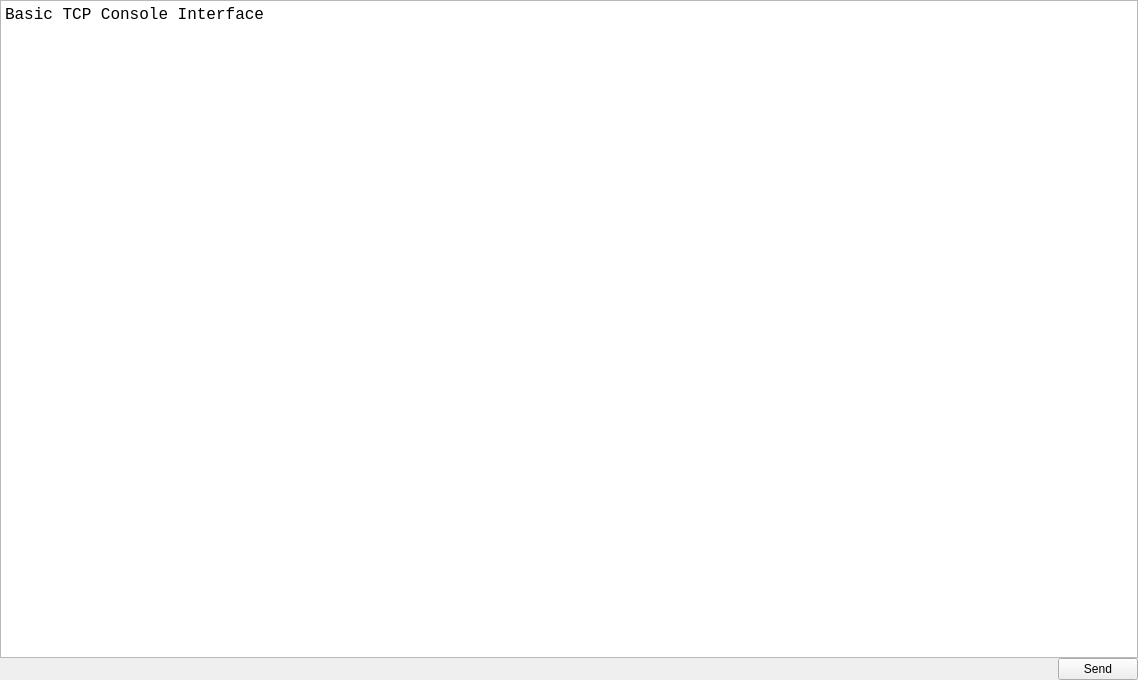
<?xml version="1.0" encoding="UTF-8"?>
<ui version="4.0">
 <class>tcpConsole</class>
 <widget class="QWidget" name="tcpConsole">
  <property name="geometry">
   <rect>
    <x>0</x>
    <y>0</y>
    <width>1138</width>
    <height>680</height>
   </rect>
  </property>
  <property name="font">
   <font>
    <kerning>false</kerning>
   </font>
  </property>
  <property name="windowTitle">
   <string>Raw Console</string>
  </property>
  <layout class="QGridLayout" name="gridLayout">
   <property name="leftMargin">
    <number>0</number>
   </property>
   <property name="topMargin">
    <number>0</number>
   </property>
   <property name="rightMargin">
    <number>0</number>
   </property>
   <property name="bottomMargin">
    <number>0</number>
   </property>
   <property name="spacing">
    <number>0</number>
   </property>
   <item row="1" column="1">
    <widget class="QPushButton" name="sendBtn">
     <property name="text">
      <string>Send</string>
     </property>
    </widget>
   </item>
   <item row="0" column="0" colspan="2">
    <widget class="QTextEdit" name="consoleHistory">
     <property name="font">
      <font>
       <family>Consolas</family>
       <pointsize>11</pointsize>
       <kerning>false</kerning>
      </font>
     </property>
     <property name="lineWrapMode">
      <enum>QTextEdit::FixedColumnWidth</enum>
     </property>
     <property name="lineWrapColumnOrWidth">
      <number>80</number>
     </property>
     <property name="readOnly">
      <bool>false</bool>
     </property>
     <property name="html">
      <string>&lt;!DOCTYPE HTML PUBLIC &quot;-//W3C//DTD HTML 4.0//EN&quot; &quot;http://www.w3.org/TR/REC-html40/strict.dtd&quot;&gt;
&lt;html&gt;&lt;head&gt;&lt;meta name=&quot;qrichtext&quot; content=&quot;1&quot; /&gt;&lt;meta charset=&quot;utf-8&quot; /&gt;&lt;style type=&quot;text/css&quot;&gt;
p, li { white-space: pre-wrap; }
hr { height: 1px; border-width: 0; }
li.unchecked::marker { content: &quot;\2610&quot;; }
li.checked::marker { content: &quot;\2612&quot;; }
&lt;/style&gt;&lt;/head&gt;&lt;body style=&quot; font-family:'Consolas'; font-size:11pt; font-weight:400; font-style:normal;&quot;&gt;
&lt;p style=&quot; margin-top:0px; margin-bottom:0px; margin-left:0px; margin-right:0px; -qt-block-indent:0; text-indent:0px;&quot;&gt;&lt;span style=&quot; font-size:12pt;&quot;&gt;Basic TCP Console Interface&lt;/span&gt;&lt;/p&gt;&lt;/body&gt;&lt;/html&gt;</string>
     </property>
    </widget>
   </item>
   <item row="1" column="0">
    <spacer name="horizontalSpacer">
     <property name="orientation">
      <enum>Qt::Horizontal</enum>
     </property>
     <property name="sizeHint" stdset="0">
      <size>
       <width>40</width>
       <height>20</height>
      </size>
     </property>
    </spacer>
   </item>
  </layout>
 </widget>
 <resources/>
 <connections/>
</ui>
